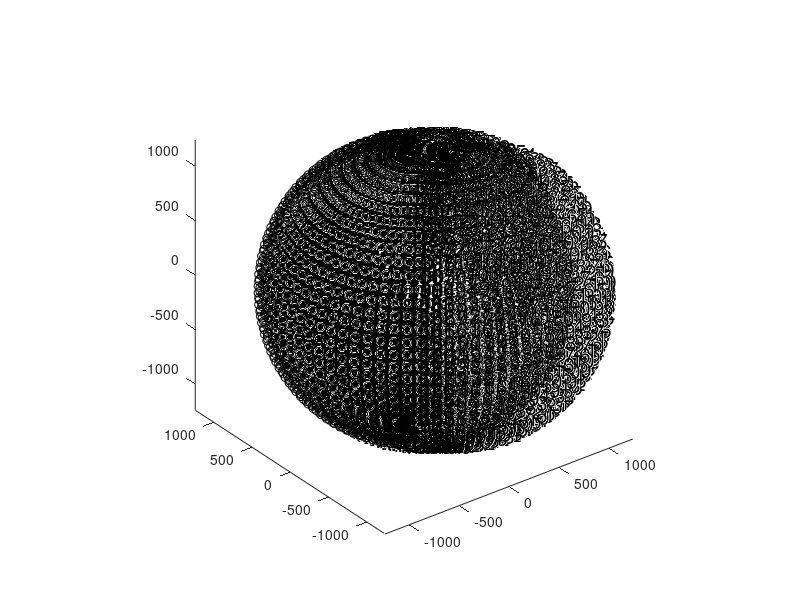

This figure's MATLAB source: (Note: this script raises an error after producing the figure.)
%This utility is used to create a sphere of points with angular spacing of λ1, λ2. 
%Be careful about which point is which (e.g., in a polar orbit there is a discontinuity) and about the camera reference frame

clearvars; close all;
tic
%% Constants
global Ancillary
Rx = 259; Ry = 251; Rz = 234; 
Rho = 1190; %Target Density
Om = 0/3600; %Target rotational speed (rps)
RAx = [0 0 1]; %Orientation of the target rotation axis
Ancillary(1) = Rx; Ancillary(2) = Ry; Ancillary(3) = Rz; Ancillary(4) = Rho; Ancillary(5) = Om;
Ancillary(6:8) = RAx; 

Lambda1 = 5;
Lambda2 = Lambda1;
u = (360/Lambda1)*((180/Lambda2) - 1) + 2; 

Ra = mean([Rx,Ry,Rz]);
r = 5*Ra;

%% Sphere Making
A1 = 0:Lambda1:360;
if A1(end) == 360
	A1(end) = [];
end

A2 = 0:Lambda2:180;
if A2(end) == 180
	A2(end) = [];
end 

A2(1) = [];
A2 = A2 - 90;

A1 = deg2rad(A1);
A2 = deg2rad(A2);
[G1, G2, G3] = sph2cart(0, -pi/2, r);
[H1, H2, H3] = sph2cart(0, pi/2, r);
Ii = [1, -cos(-pi/2)/sin(-pi/2) ,0];
Ll = [1, -cos(pi/2)/sin(pi/2) ,0];
Velocities = zeros(u-2,3);

for mno = 1:length(A1)
    for nop = 1:length(A2)
        MJO = length(A2)*(mno - 1) + nop; 
        [X(MJO), Y(MJO), Z(MJO)] = sph2cart(A1(mno), A2(nop), r);
        Vx(MJO) = 1;
        if A1(mno) ~= 0 && abs(A1(mno) - pi) > 1e-12
            if A1(mno) < pi
            Vy(MJO) = -1/tan(A1(mno));
            else
            Vy(MJO) = 1/tan(A1(mno));
            end
        else
            Vx(MJO) = 0;
            if A1(mno) == 0
                Vy(MJO) = -1;
                else
                Vy(MJO) = 1;
            end
        end
        Vz(MJO) = 0;
	end 
end

Positions = [X', Y', Z'];
Positions = vertcat(Positions, [G1, G2, G3]);
Positions = vertcat(Positions, [H1, H2, H3]);

Velocities = [Vx', Vy', Vz'];
Velocities = vertcat(Velocities, [Ii(1), Ii(2), Ii(3)]);
Velocities = vertcat(Velocities, [Ll(1), Ll(2), Ll(3)]);
for i = 1:u
    Velocities(i,:) = Velocities(i,:)/norm(Velocities(i,:));
end

%Graphics - use it to check that the acquisition N is where you expect it to be
plot3(Positions(:,1), Positions(:,2), Positions(:,3),'ko'); 
axis equal
for i = 1:u
    text(Positions(i,1), Positions(i,2), Positions(i,3),num2str(i),'HorizontalAlignment','left','FontSize',15);
end



[XdatagenObs] = [Positions, Velocities];
Sunn = -Om*ones(u,1); 
[RotMatrix] = OrieCentCamDynRotm(XdatagenObs);
Orb2Table(XdatagenObs, Sunn, RotMatrix); 
toc
